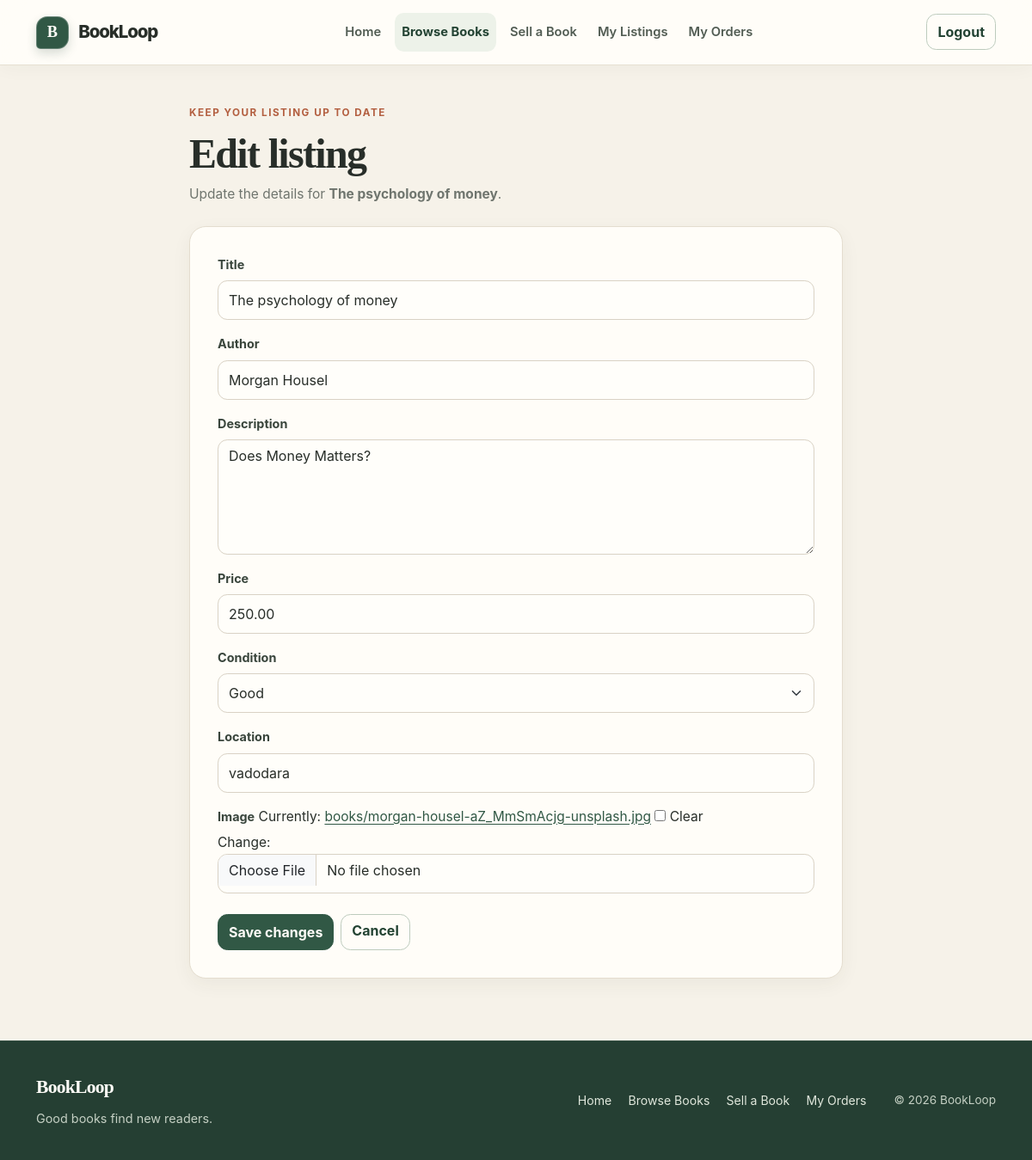
/books/24/edit/ (signed in), run on the app's committed database.
### apps/books/models.py (models this page shows, shortened)
class BookListing(models.Model):
    class Condition(models.TextChoices):
        NEW = 'New', 'New'
        LIKE_NEW = 'Like New', 'Like New'
        GOOD = 'Good', 'Good'
        FAIR = 'Fair', 'Fair'
    seller = models.ForeignKey(
        settings.AUTH_USER_MODEL,
        on_delete=models.CASCADE,
        related_name='book_listings',
    )
    title = models.CharField(max_length=200)
    author = models.CharField(max_length=200)
    description = models.TextField(blank=True)
    search_embedding = models.JSONField(default=list, blank=True)
    image_embedding = models.JSONField(default=list, blank=True)
    price = models.DecimalField(max_digits=10, decimal_places=2)
    condition = models.CharField(max_length=10, choices=Condition.choices)
    location = models.CharField(max_length=100)
    image = models.ImageField(upload_to='books/', blank=True)
    is_available = models.BooleanField(default=True)
    created_at = models.DateTimeField(auto_now_add=True)

### apps/books/views.py (the view)
# urls.py: path('<int:pk>/edit/', views.listing_edit, name='edit'),
@login_required
def listing_edit(request, pk):
    book = get_object_or_404(BookListing, pk=pk, seller=request.user)
    if request.method == 'POST':
        previous_image_name = book.image.name if book.image else ''
        form = BookListingForm(request.POST, request.FILES, instance=book)
        if form.is_valid():
            image_removed = form.cleaned_data.get('image') is False
            book = form.save(commit=False)
            if image_removed:
                book.image = ''
            book.save()
            current_image_name = book.image.name if book.image else ''
            if current_image_name != previous_image_name:
                book.image_embedding = embed_listing_image(book) if current_image_name else []
                book.save(update_fields=['image_embedding'])
                if previous_image_name:
                    book.image.storage.delete(previous_image_name)
            book.search_embedding = embed_text(book_search_text(book)) or []
            book.save(update_fields=['search_embedding'])
            messages.success(request, 'Your book listing has been updated.')
            return redirect('books:detail', pk=book.pk)
    else:
        form = BookListingForm(instance=book)
    return render(request, 'books/edit.html', {'form': form, 'book': book})

### apps/books/forms.py
class BookListingForm(forms.ModelForm):
    class Meta:
        model = BookListing
        fields = (
            'title',
            'author',
            'description',
            'price',
            'condition',
            'location',
            'image',
        )
        widgets = {
            'title': forms.TextInput(attrs={'class': 'form-control'}),
            'author': forms.TextInput(attrs={'class': 'form-control'}),
            'description': forms.Textarea(attrs={'class': 'form-control', 'rows': 5}),
            'price': forms.NumberInput(attrs={'class': 'form-control', 'min': '0.01', 'step': '0.01'}),
            'condition': forms.Select(attrs={'class': 'form-select'}),
            'location': forms.TextInput(attrs={'class': 'form-control'}),
            'image': forms.ClearableFileInput(attrs={'class': 'form-control'}),
        }

### templates/books/edit.html (shortened to what this page needs)
{% extends 'base.html' %}
{% block content %}
<section class="form-page">
    <div class="form-page-heading">
        <span class="eyebrow">Keep your listing up to date</span>
        <h1>Edit listing</h1>
        <p>Update the details for <strong>{{ book.title }}</strong>.</p>
    </div>
    <form method="post" enctype="multipart/form-data" class="card card-body listing-form">
        {% for field in form %}
            <div class="mb-3">
                <label class="form-label" for="{{ field.id_for_label }}">{{ field.label }}</label>
                {{ field }}
            </div>
        {% endfor %}
        <div class="d-flex flex-wrap gap-2 mt-2">
            <button class="btn btn-brand" type="submit">Save changes</button>
            <a class="btn btn-outline-brand" href="{% url 'books:detail' book.pk %}">Cancel</a>
        </div>
    </form>
</section>
{% endblock %}

### static/css/style.css (style rules this page uses)
:root { color-scheme: light; --loop-paper: #f6f2e9; --loop-paper-deep: #eee8dc; --loop-surface: #fffdf8; --loop-ink: #282e29; --loop-muted: #6f756e; --loop-forest: #315845; --loop-forest-deep: #234333; --loop-clay: #b35f40; --loop-clay-dark: #91482f; --loop-line: #e4ddcf; --loop-soft-green: #edf2e9; --loop-soft-clay: #f5e9df; --loop-radius: 1.2rem; --loop-shadow: 0 18px 45px rgba(50, 47, 38, 0.08); --loop-shadow-soft: 0 7px 22px rgba(50, 47, 38, 0.055); }
* { min-width: 0; }
html { scroll-behavior: smooth; background: var(--loop-paper); }
body { display: flex; min-height: 100vh; flex-direction: column; background: var(--loop-paper); color: var(--loop-ink); font-family: Inter, ui-sans-serif, system-ui, -apple-system, "Segoe UI", sans-serif; font-size: 0.97rem; line-height: 1.6; -webkit-font-smoothing: antialiased; }
h1, h2, h3, h4, h5, h6 { color: var(--loop-ink); font-family: Georgia, "Times New Roman", serif; font-weight: 600; letter-spacing: -0.035em; line-height: 1.18; text-wrap: balance; }
p { text-wrap: pretty; }
a { color: var(--loop-forest); text-underline-offset: 0.2em; }
.btn { min-height: 42px; border-radius: 0.72rem; font-weight: 650; transition: transform 150ms ease, box-shadow 150ms ease, background-color 150ms ease; }
.btn-brand { border-color: var(--loop-forest); background: var(--loop-forest); color: #fffdf8; }
.btn-outline-brand { border-color: #bdcbbd; background: transparent; color: var(--loop-forest-deep); }
.form-control, .form-select { min-height: 46px; border-color: #d9d2c5; border-radius: 0.7rem; background-color: #fffefa; color: var(--loop-ink); }
textarea.form-control { min-height: 125px; }
.form-control::placeholder { color: #92948b; }
.form-label { margin-bottom: 0.45rem; color: #39453c; font-size: 0.9rem; font-weight: 680; }
.eyebrow { display: inline-block; margin-bottom: 0.7rem; color: var(--loop-clay); font-size: 0.73rem; font-weight: 750; letter-spacing: 0.13em; line-height: 1.4; text-transform: uppercase; }
.form-page { width: min(100%, 760px); margin: 0 auto; }
.form-page-heading, .checkout-heading { margin-bottom: 1.5rem; }
.form-page-heading h1, .checkout-heading h1, .auth-heading h1 { margin-bottom: 0.45rem; font-size: clamp(2rem, 4.5vw, 3rem); }
.form-page-heading p, .checkout-heading p { margin-bottom: 0; color: var(--loop-muted); }
.listing-form, .checkout-form, .auth-card { border: 1px solid var(--loop-line); border-radius: var(--loop-radius); background: var(--loop-surface); box-shadow: var(--loop-shadow-soft); }
.listing-form, .checkout-form { padding: clamp(1.25rem, 3vw, 2rem); }

### data on the page
BookListing: title "The psychology of money", form "The psychology of money" "Morgan Housel" "Does Money Matters?" "250.00" "Good" "vadodara"

### other printed values
{{ field.label }} "Title" "Author" "Description" "Price" "Condition" "Location" "Image"
